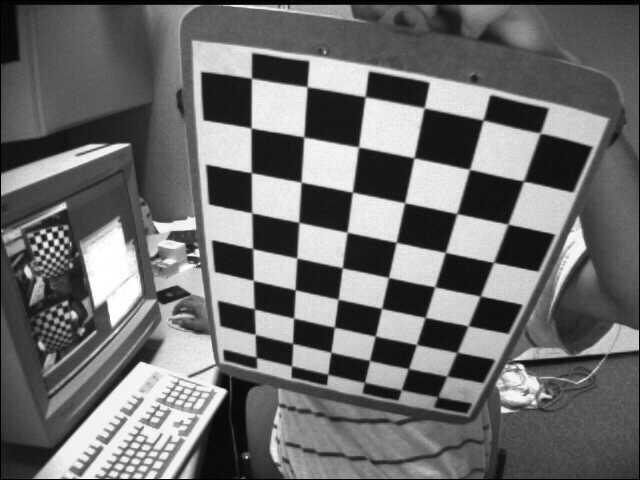
//> input picture ROS_build/src/Opencv/src/Vision/Calibration/chessboard/left02.jpg, 640 x 480 px; its folder holds only this picture in this run
$ ./calibrate   (built with g++ and OpenCV 4)
//> lines starting //> are read from the running program, lines starting //| are printed output that depends on the picture
#include <opencv2/opencv.hpp>
#include <string>
#include <vector>

using namespace std;
/*************************************************** */
string window_user = "/home/cona";
string mac_user = "/Users/yeontaemin";

string folder_path = window_user + "/github/algorithm_ws/ROS_build/src/Opencv/src/Vision/Calibration/chessboard/";

string left_img = folder_path + "left01.jpg";
/*************************************************** */

/*************************************************** */
/*                체스보드 파라미터                   */
/*************************************************** */
std::vector<cv::String> images;
std::vector<cv::Point3f> obj; //체스보드 3D points

std::vector<std::vector<cv::Point3f>> objpoints; //프레임 단위에서의 체스보드 3D points
std::vector<std::vector<cv::Point2f>> imgpoints; //체스보드에서 찾은 2D points

int boardHeight = 9;
int boardWidth = 6;
cv::Size boardSize = cv::Size(boardHeight, boardWidth);
/*************************************************** */

void initChessboard(void)
{
  // 3D 포인트 생성 (체커보드 평면상의 좌표)
  float chess_distance = 40.0;        //mm
  for(int y=0; y<boardHeight; y++)    //체커보드 9 rows
  {
    for(int x=0; x<boardWidth; x++)   //체커보드 6 cols
    {
      obj.push_back(cv::Point3f(x*chess_distance, y*chess_distance, 0));
    }
  }
//> further down, frame is the input picture: 480 rows x 640 cols, CV_8UC3; min 0, max 255, mean 109
}

void calcChessboard(cv::Mat& img)
{
  cv::Mat gray;
  cv::cvtColor(img, gray, cv::COLOR_BGR2GRAY);

  std::vector<cv::Point2f> corners;
  bool found = findChessboardCorners(gray, boardSize, corners, cv::CALIB_CB_ADAPTIVE_THRESH | cv::CALIB_CB_FAST_CHECK | cv::CALIB_CB_NORMALIZE_IMAGE);
//> corners = 54 Points (x, y), first 12: [256.6, 357.4], [255.3, 334.5], [254.8, 309], [253.3, 280.1], [252.5, 248], [251.8, 212.8], [251.2, 172.4], [251.4, 128.3], [251.5, 78.36], [291.6, 366], [292.6, 343.4], [293.6, 318.2]; found = true
  if(found)
  {
    cv::TermCriteria criteria(cv::TermCriteria::EPS | cv::TermCriteria::MAX_ITER, 30, 0.001);

    cv::cornerSubPix(gray, corners, cv::Size(11, 11), cv::Size(-1, -1), criteria);
//> corners = 54 Points (x, y), first 12: [256.4, 362.4], [255.2, 334.4], [254.3, 308.9], [253.3, 280.4], [252.6, 248.6], [251.8, 212.8], [251.3, 172.7], [251.1, 128], [251.5, 78.19], [291, 369.3], [292.6, 343.4], [293.6, 318.1]

    cv::drawChessboardCorners(gray, boardSize, corners, found);
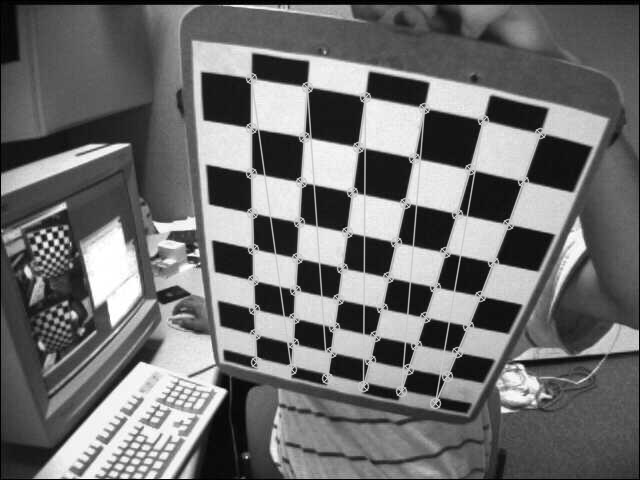
//> gray: 480 rows x 640 cols, CV_8UC1; min 0, max 255, mean 110.8
    imgpoints.push_back(corners);
//> imgpoints = 1 point lists
    objpoints.push_back(obj);

    // cv::imshow("gray_l", gray);
    // cv::waitKey(0);
  }
  else{std::cout << "not found" << std::endl;}
}

void calibration(void)
{
  // 카메라 매트릭스와 왜곡 계수 초기화
  cv::Mat cameraMatrix;
  cv::Mat distCoeffs;
  std::vector<cv::Mat> rvecs, tvecs;

  std::cout << "corner point = " << imgpoints.back().size() << std::endl;
//| corner point = 54
  std::cout << "board point = " << objpoints.back().size() << std::endl;

  // 카메라 캘리브레이션
  cv::calibrateCamera(objpoints, imgpoints, boardSize, cameraMatrix, distCoeffs, rvecs, tvecs);
//> cameraMatrix = [[595.4, 0, 14.22], [0, 419.2, 38.34], [0, 0, 1]]; distCoeffs = [0.0346, 0.179, -0.134, -0.0189, -0.083]

  // 결과 출력
  cout << "Camera Matrix: \n" << cameraMatrix << endl;
//| Camera Matrix:
//| [595.3710424648581, 0, 14.22317206952344;
//|  0, 419.1807388846296, 38.33875859199672;
//|  0, 0, 1]
  cout << "Distortion Coefficients: \n" << distCoeffs << endl;
//| Distortion Coefficients:
//| [0.03457618868321199, 0.1792123241866578, -0.1335830358336461, -0.01889740909655097, -0.08301484767122577]
}

int main(int argc, char **argv)
{
  cv::glob(folder_path, images);
  std::cout << "number of image [" << images.size() << "]" << std::endl;
  if(images.size()==0){return -1;}

  initChessboard();
  for(int i=0; i<images.size(); i++)
  {
    cv::Mat frame = cv::imread(images[i]);
    if(frame.empty()==true){continue;}
    calcChessboard(frame);
  }

  calibration();

  return 0;
}

$ run again, on ROS_build/src/Opencv/src/Vision/Calibration/chessboard/left06.jpg
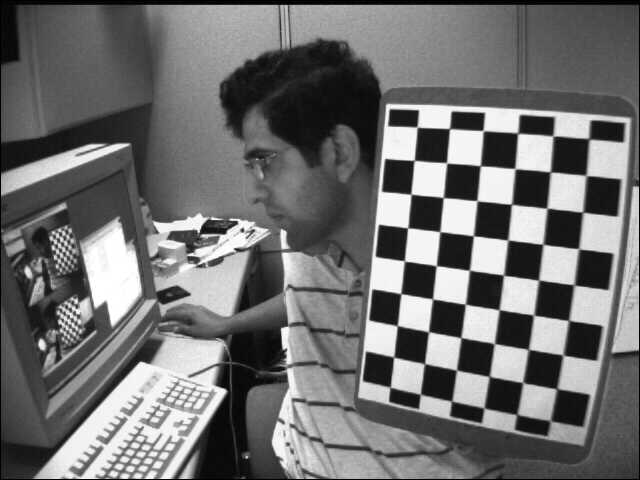
//> input picture ROS_build/src/Opencv/src/Vision/Calibration/chessboard/left06.jpg, 640 x 480 px
//> frame is the input picture: 480 rows x 640 cols, CV_8UC3; min 0, max 255, mean 111.6
//> in calcChessboard, `bool found = findChessboardCorners(gray, boardSize, corners, cv::CALIB..`: corners = 54 Points (x, y), first 12: [589.1, 139], [586.5, 175.8], [582, 212.4], [578.4, 248.2], [574.2, 284.7], [568.5, 320.2], [561.9, 355.4], [556.5, 388.5], [549.9, 420.9], [552.9, 135.9], [550.5, 171.9], [547.1, 208.3]; found = true
//> in calcChessboard, `cv::cornerSubPix(gray, corners, cv::Size(11, 11), cv::Size(-1, -1), cr..`: corners = 54 Points (x, y), first 12: [588.9, 138.7], [586.1, 175.5], [582.8, 212.2], [578.7, 248.8], [574, 284.9], [568.7, 320.6], [563, 355], [556.8, 388.8], [550.3, 420.7], [553, 135.9], [550.4, 171.9], [547, 208.2]
//> in calcChessboard, `cv::drawChessboardCorners(gray, boardSize, corners, found);`:
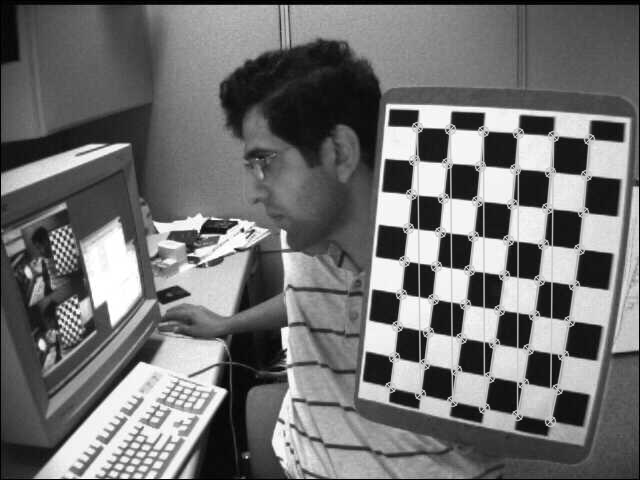
//> gray: 480 rows x 640 cols, CV_8UC1; min 0, max 255, mean 113.2
//> imgpoints = 1 point lists
//| corner point = 54
//> cameraMatrix = [[846, 0, 145], [0, 2490.6, -40.71], [0, 0, 1]]; distCoeffs = [-0.191, 5.07, -0.33, -0.216, -5.9]
//| Camera Matrix:
//| [845.997272020274, 0, 145.005974739905;
//|  0, 2490.628681266032, -40.70578276905964;
//|  0, 0, 1]
//| Distortion Coefficients:
//| [-0.190543280782329, 5.070759531416783, -0.3298341353132904, -0.2162097346755958, -5.904246809295169]

$ run again, on ROS_build/src/Opencv/src/Vision/Calibration/chessboard/left07.jpg
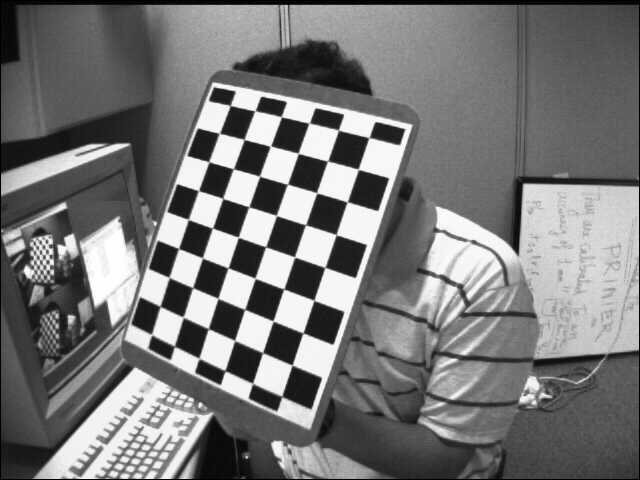
//> input picture ROS_build/src/Opencv/src/Vision/Calibration/chessboard/left07.jpg, 640 x 480 px
//> frame is the input picture: 480 rows x 640 cols, CV_8UC3; min 0, max 255, mean 119.5
//> in calcChessboard, `bool found = findChessboardCorners(gray, boardSize, corners, cv::CALIB..`: corners = 54 Points (x, y), first 12: [368.8, 137.9], [358.1, 169.3], [347.2, 202.1], [336.2, 234.5], [324.8, 267.4], [314.1, 300.2], [303.2, 333.1], [292.2, 365], [282, 396.3], [338.3, 129.8], [327.4, 161], [317, 193.1]; found = true
//> in calcChessboard, `cv::cornerSubPix(gray, corners, cv::Size(11, 11), cv::Size(-1, -1), cr..`: corners = 54 Points (x, y), first 12: [369, 137.6], [358.3, 169.3], [347.2, 201.9], [336.1, 234.7], [324.9, 267.4], [313.9, 300.3], [303, 332.9], [292.1, 365.2], [281.8, 396.5], [338.4, 130.1], [327.6, 161.1], [316.6, 192.7]
//> in calcChessboard, `cv::drawChessboardCorners(gray, boardSize, corners, found);`:
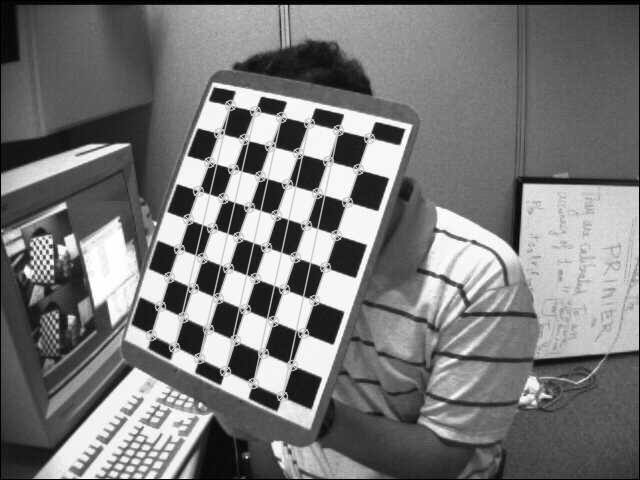
//> gray: 480 rows x 640 cols, CV_8UC1; min 0, max 255, mean 120.6
//> imgpoints = 1 point lists
//| corner point = 54
//> cameraMatrix = [[602.5, 0, 142.7], [0, 1918.3, -84.12], [0, 0, 1]]; distCoeffs = [-0.27, 6.15, -0.415, -0.309, -7.07]
//| Camera Matrix:
//| [602.468699942586, 0, 142.6593083483419;
//|  0, 1918.337031453864, -84.1152607765417;
//|  0, 0, 1]
//| Distortion Coefficients:
//| [-0.2695135587238963, 6.14731975174069, -0.4146390185285941, -0.3089668445772323, -7.071309426123363]

$ run again, on ROS_build/src/Opencv/src/Vision/Calibration/chessboard/left08.jpg
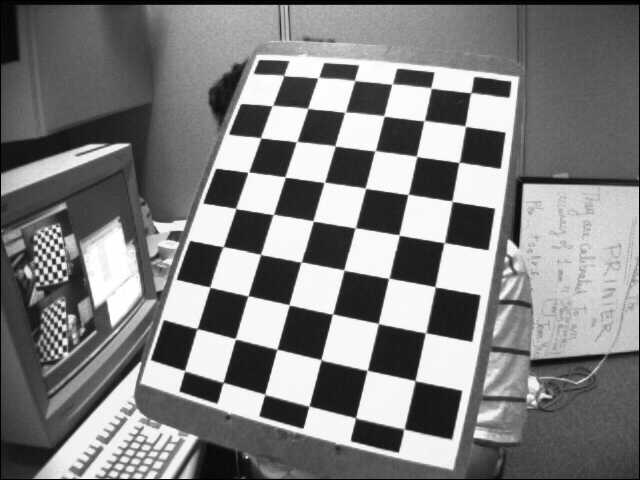
//> input picture ROS_build/src/Opencv/src/Vision/Calibration/chessboard/left08.jpg, 640 x 480 px
//> frame is the input picture: 480 rows x 640 cols, CV_8UC3; min 0, max 255, mean 127.3
//> in calcChessboard, `bool found = findChessboardCorners(gray, boardSize, corners, cv::CALIB..`: corners = 54 Points (x, y), first 12: [470.9, 92.64], [465.3, 126.4], [458.8, 162.8], [451.7, 200.8], [444.5, 242.5], [434.9, 286.6], [425.5, 332.8], [414.9, 380.5], [404.1, 428.9], [430.9, 88.24], [424.3, 120.5], [416.7, 156.4]; found = true
//> in calcChessboard, `cv::cornerSubPix(gray, corners, cv::Size(11, 11), cv::Size(-1, -1), cr..`: corners = 54 Points (x, y), first 12: [470.8, 92.58], [465.3, 126.1], [459.1, 162.3], [452, 201.1], [444.3, 242.7], [435.2, 286.8], [425.6, 332.8], [415.1, 380.6], [403.9, 429], [431.1, 87.91], [424.2, 120.6], [416.5, 156.4]
//> in calcChessboard, `cv::drawChessboardCorners(gray, boardSize, corners, found);`:
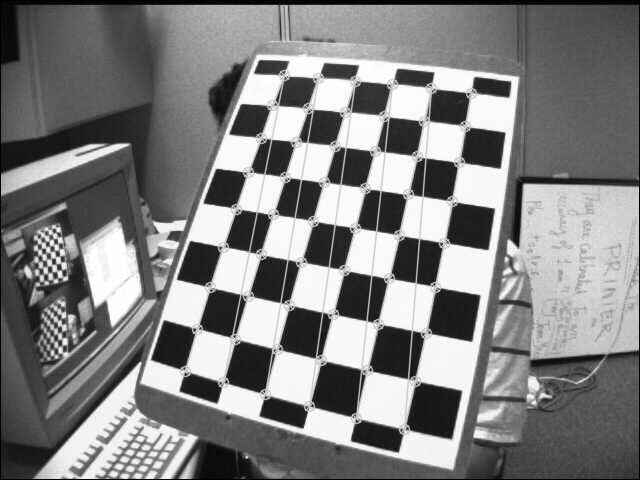
//> gray: 480 rows x 640 cols, CV_8UC1; min 0, max 255, mean 128.3
//> imgpoints = 1 point lists
//| corner point = 54
//> cameraMatrix = [[4065.4, 0, 39.31], [0, 1058.4, -40.38], [0, 0, 1]]; distCoeffs = [-0.84, -17.65, -0.126, 0.062, 112.7]
//| Camera Matrix:
//| [4065.442114135114, 0, 39.30684719483261;
//|  0, 1058.392136842014, -40.37893712818553;
//|  0, 0, 1]
//| Distortion Coefficients:
//| [-0.8398305054637552, -17.65106447933358, -0.1257028250998388, 0.06200586481511262, 112.6778131387256]

$ run again, on ROS_build/src/Opencv/src/Vision/Calibration/chessboard/left03.jpg
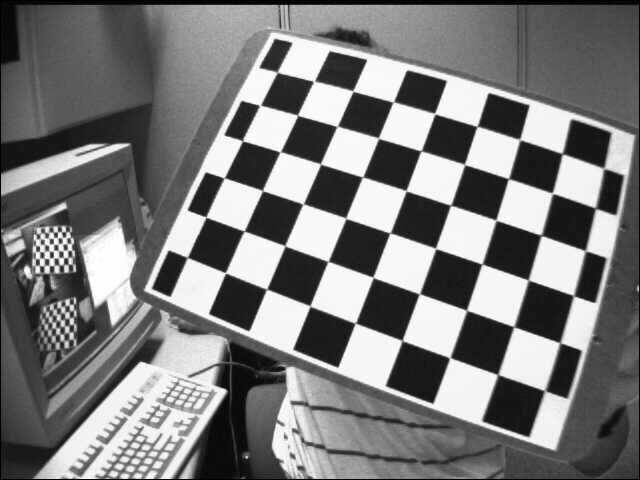
//> input picture ROS_build/src/Opencv/src/Vision/Calibration/chessboard/left03.jpg, 640 x 480 px
//> frame is the input picture: 480 rows x 640 cols, CV_8UC3; min 0, max 255, mean 122.9
//> in calcChessboard, `bool found = findChessboardCorners(gray, boardSize, corners, cv::CALIB..`: corners = 54 Points (x, y), first 12: [277.4, 72.53], [313.4, 81.56], [352.9, 91.05], [393.5, 101.8], [434.6, 113.5], [476.9, 126.7], [519.5, 139.5], [562.1, 154], [603.6, 168.5], [259.6, 105.7], [297.4, 115.1], [337.2, 126.4]; found = true
//> in calcChessboard, `cv::cornerSubPix(gray, corners, cv::Size(11, 11), cv::Size(-1, -1), cr..`: corners = 54 Points (x, y), first 12: [277.2, 72.2], [314, 81.25], [353, 91.03], [393.2, 102], [434.7, 113.6], [477.1, 126.3], [519.7, 139.6], [562.4, 153.6], [603.8, 168.3], [260, 105.4], [297.6, 115.2], [337.2, 126.3]
//> in calcChessboard, `cv::drawChessboardCorners(gray, boardSize, corners, found);`:
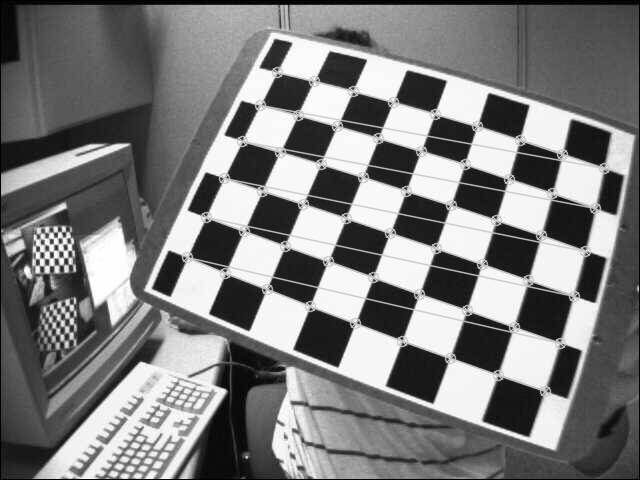
//> gray: 480 rows x 640 cols, CV_8UC1; min 0, max 255, mean 124.2
//> imgpoints = 1 point lists
//| corner point = 54
//> cameraMatrix = [[2889.6, 0, -113.3], [0, 605.2, 15.36], [0, 0, 1]]; distCoeffs = [-0.91, -10.56, 0.251, -0.136, 29.86]
//| Camera Matrix:
//| [2889.588802547502, 0, -113.3430165114052;
//|  0, 605.2093119295002, 15.35849608794126;
//|  0, 0, 1]
//| Distortion Coefficients:
//| [-0.9102800682372626, -10.55569833224989, 0.2514227282223227, -0.1361014673305276, 29.85988655248739]
